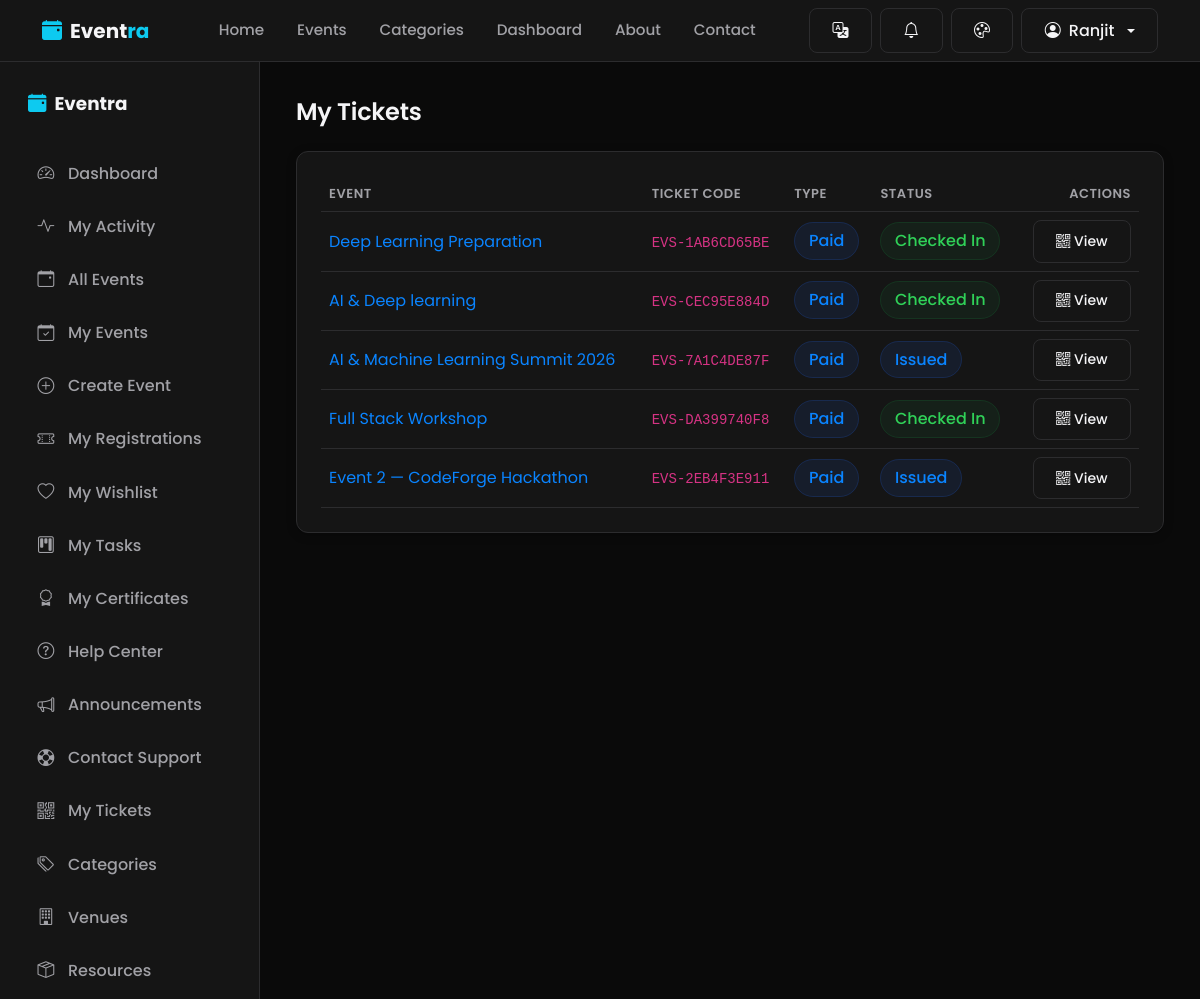
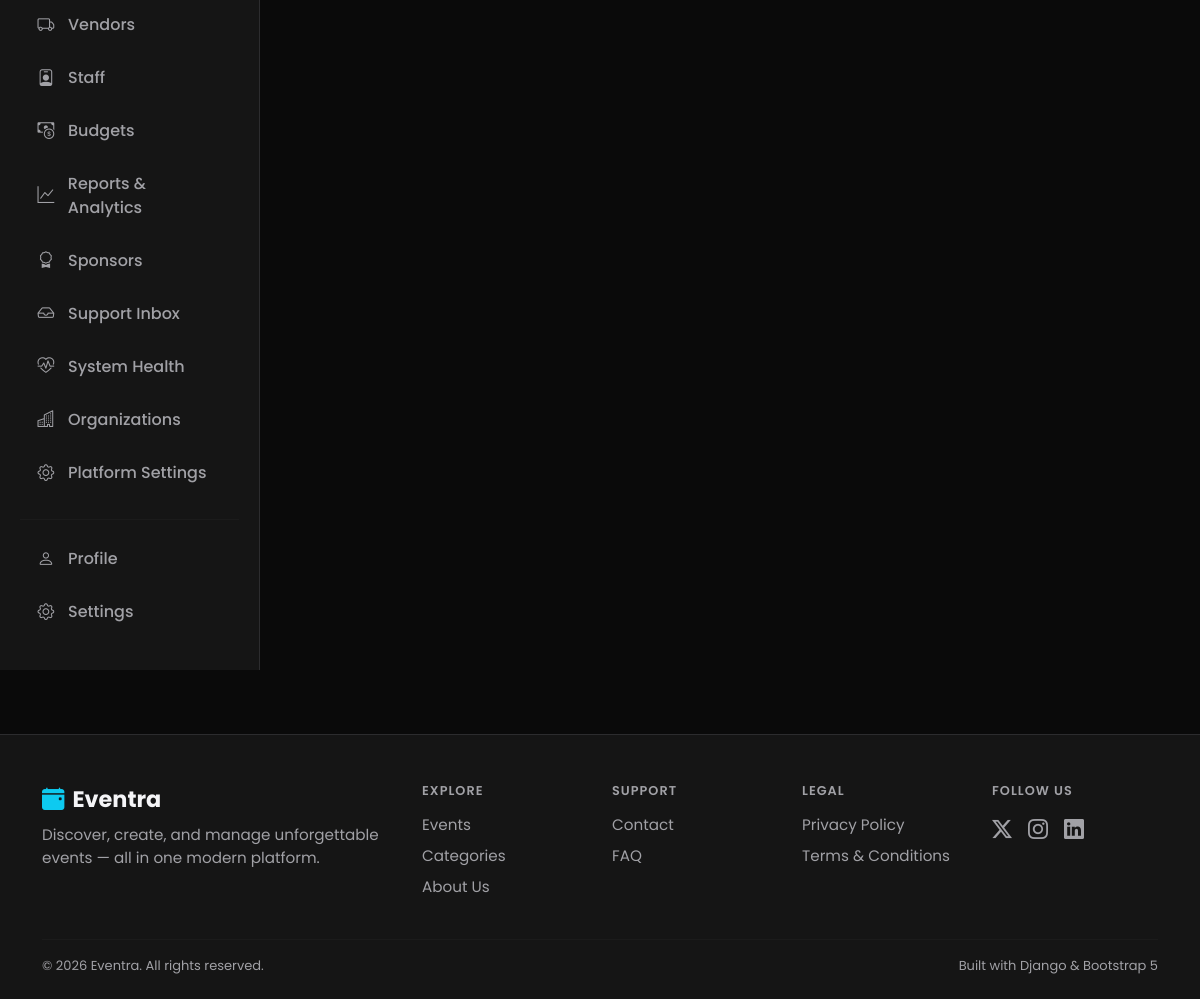
The page /tickets/ (signed in) on the database its author committed (2 pictures, top to bottom).
### users/models.py (models this page shows, shortened)
class User(AbstractUser):
    SUPER_ADMIN = 'super_admin'
    ORGANIZER = 'organizer'
    STAFF = 'staff'
    VENDOR = 'vendor'
    VOLUNTEER = 'volunteer'
    PARTICIPANT = 'participant'
    ROLE_CHOICES = (
        (SUPER_ADMIN, 'Super Admin'),
        (ORGANIZER, 'Organizer'),
        (STAFF, 'Staff'),
        (VENDOR, 'Vendor'),
        (VOLUNTEER, 'Volunteer'),
        (PARTICIPANT, 'Participant'),
    )
    SELF_SERVICE_ROLES = (ORGANIZER, VENDOR, VOLUNTEER, PARTICIPANT)
    role = models.CharField(
        max_length=20,
        choices=ROLE_CHOICES,
        default=PARTICIPANT,
        help_text="Determines which dashboard and permissions the user gets.",
    )
    phone_number = models.CharField(max_length=15, blank=True)
    bio = models.TextField(max_length=300, blank=True)
    profile_image = models.ImageField(upload_to='profile_images/', blank=True, null=True)
    is_organizer = models.BooleanField(
        default=False,
        help_text="Organizers can create and manage events. Kept for backward "
                   "compatibility; automatically kept in sync with `role`."
    )
    created_at = models.DateTimeField(auto_now_add=True)
    @property
    def is_super_admin(self):
        return self.role == self.SUPER_ADMIN or self.is_superuser
    @property
    def can_manage_events(self):
        return self.role in (self.SUPER_ADMIN, self.ORGANIZER, self.STAFF) or self.is_superuser

### tickets/models.py (models this page shows, shortened)
class Ticket(models.Model):
    TYPE_FREE = 'free'
    TYPE_PAID = 'paid'
    TYPE_VIP = 'vip'
    TICKET_TYPE_CHOICES = (
        (TYPE_FREE, 'Free'),
        (TYPE_PAID, 'Paid'),
        (TYPE_VIP, 'VIP'),
    )
    STATUS_ISSUED = 'issued'
    STATUS_CHECKED_IN = 'checked_in'
    STATUS_CANCELLED = 'cancelled'
    STATUS_REFUNDED = 'refunded'
    STATUS_CHOICES = (
        (STATUS_ISSUED, 'Issued'),
        (STATUS_CHECKED_IN, 'Checked In'),
        (STATUS_CANCELLED, 'Cancelled'),
        (STATUS_REFUNDED, 'Refunded'),
    )
    registration = models.OneToOneField(
        'events.Registration', on_delete=models.CASCADE, related_name='ticket'
    )
    ticket_code = models.CharField(max_length=20, unique=True, editable=False)
    ticket_type = models.CharField(max_length=10, choices=TICKET_TYPE_CHOICES, default=TYPE_FREE)
    qr_token = models.TextField(
        editable=False, blank=True,
        help_text="Signed payload (django.core.signing) encoded into the QR image. "
                   "Verifying it re-checks the signature, so a forged/edited token is rejected."
    )
    status = models.CharField(max_length=20, choices=STATUS_CHOICES, default=STATUS_ISSUED)
    issued_at = models.DateTimeField(auto_now_add=True)
    checked_in_at = models.DateTimeField(null=True, blank=True)
    checked_in_by = models.ForeignKey(
        settings.AUTH_USER_MODEL, on_delete=models.SET_NULL, null=True, blank=True,
        related_name='tickets_checked_in'
    )
    checked_out_at = models.DateTimeField(null=True, blank=True)
    checked_out_by = models.ForeignKey(
        settings.AUTH_USER_MODEL, on_delete=models.SET_NULL, null=True, blank=True,
        related_name='tickets_checked_out'
    )
    class Meta:
        ordering = ['-issued_at']
    @property
    def event(self):
        return self.registration.event

### events/models.py (models this page shows, shortened)
class Registration(models.Model):
    STATUS_CHOICES = (
        ('confirmed', 'Confirmed'),
        ('cancelled', 'Cancelled'),
    )
    event = models.ForeignKey(Event, on_delete=models.CASCADE, related_name='registrations')
    user = models.ForeignKey(
        settings.AUTH_USER_MODEL, on_delete=models.CASCADE, related_name='registrations'
    )
    status = models.CharField(max_length=20, choices=STATUS_CHOICES, default='confirmed')
    registered_at = models.DateTimeField(auto_now_add=True)
    class Meta:
        unique_together = ('event', 'user')
        ordering = ['-registered_at']

class Event(models.Model):
    STATUS_CHOICES = (
        ('draft', 'Draft'),
        ('published', 'Published'),
        ('cancelled', 'Cancelled'),
        ('completed', 'Completed'),
    )
    title = models.CharField(max_length=200)
    slug = models.SlugField(max_length=220, unique=True, blank=True)
    description = models.TextField()
    category = models.ForeignKey(
        Category, on_delete=models.SET_NULL, null=True, related_name='events'
    )
    organizer = models.ForeignKey(
        settings.AUTH_USER_MODEL, on_delete=models.CASCADE, related_name='organized_events'
    )
    location = models.CharField(
        max_length=255,
        help_text="Free-text venue/location name, used when no registered Venue is selected."
    )
    venue = models.ForeignKey(
        'venues.Venue', on_delete=models.SET_NULL, null=True, blank=True,
        related_name='events',
        help_text="Optional: link to a managed Venue for booking, conflict detection, and capacity checks."
    )
    organization = models.ForeignKey(
        'organizations.Organization', on_delete=models.SET_NULL, null=True, blank=True,
        related_name='events',
        help_text=(
            "Optional: which Organization (tenant) this event belongs to. Nullable and additive — "
            "existing events with no organization are unaffected. See organizations.models.Organization "
            "for the scope of what this field does and does not enforce."
        )
    )
    start_date = models.DateTimeField()
    end_date = models.DateTimeField()
    capacity = models.PositiveIntegerField(default=50)
    price = models.DecimalField(max_digits=8, decimal_places=2, default=0)
    image = models.ImageField(upload_to='event_images/', blank=True, null=True)
    status = models.CharField(max_length=20, choices=STATUS_CHOICES, default='published')
    created_at = models.DateTimeField(auto_now_add=True)
    updated_at = models.DateTimeField(auto_now=True)
    class Meta:
        ordering = ['-start_date']
    def get_absolute_url(self):
        return reverse('events:event_detail', kwargs={'slug': self.slug})

### tickets/views.py (the view)
# urls.py: path('', views.my_tickets, name='my_tickets'),
@login_required
def my_tickets(request):
    tickets = (
        Ticket.objects.filter(registration__user=request.user)
        .select_related('registration__event', 'registration__event__category')
        .order_by('-issued_at')
    )
    return render(request, 'tickets/my_tickets.html', {'tickets': tickets})

### currency/context_processors.py (called while the page is built)
def active_currency(request):
    return {
        'active_currency': get_active_currency(request),
        'available_currencies': Currency.objects.all(),
    }

### currency/models.py (called while the page is built)
    @classmethod
    def get_base(cls):
        return cls.objects.filter(is_base=True).first()

### currency/utils.py (called while the page is built)
def get_active_currency(request):
    code = request.session.get(SESSION_KEY)
    if code:
        currency = Currency.objects.filter(code=code).first()
        if currency:
            return currency
    base = Currency.get_base()
    if base:
        return base
    return Currency(code='INR', name='Indian Rupee', symbol='₹', rate_to_base=1, is_base=True)

### workflow/context_processors.py (called while the page is built)
def notifications(request):
    if not getattr(request, 'user', None) or not request.user.is_authenticated:
        return {}
    user_notifications = Notification.objects.filter(user=request.user)
    return {
        'nav_notifications': user_notifications[:6],
        'nav_unread_count': user_notifications.filter(is_read=False).count(),
    }

### templates/tickets/my_tickets.html (shortened to what this page needs)
{% extends 'base.html' %}
{% block content %}
<div class="dashboard-layout">
  {% include 'includes/sidebar.html' %}
  <div class="dashboard-main">
    <h2 class="mb-4">My Tickets</h2>
    <div class="glass-card p-4">
      {% if tickets %}
      <div class="table-responsive">
        <table class="table table-hover align-middle mb-0">
          <thead>
            <tr><th>Event</th><th>Ticket Code</th><th>Type</th><th>Status</th><th class="text-end">Actions</th></tr>
          </thead>
          <tbody>
            {% for ticket in tickets %}
            <tr>
              <td><a href="{{ ticket.event.get_absolute_url }}">{{ ticket.event.title }}</a></td>
              <td><code>{{ ticket.ticket_code }}</code></td>
              <td><span class="badge-soft {% if ticket.ticket_type == 'vip' %}accent{% endif %}">{{ ticket.get_ticket_type_display }}</span></td>
              <td>
                <span class="badge-soft {% if ticket.status == 'checked_in' %}success{% elif ticket.status == 'cancelled' or ticket.status == 'refunded' %}danger{% endif %}">
                  {{ ticket.get_status_display }}
                </span>
              </td>
              <td class="text-end">
                <a href="{% url 'tickets:ticket_detail' ticket.ticket_code %}" class="btn btn-sm btn-outline-light" title="View Ticket / QR"><i class="bi bi-qr-code"></i> View</a>
              </td>
            </tr>
            {% endfor %}
          </tbody>
        </table>
      </div>
      {% endif %}
    </div>
  </div>
</div>
{% endblock %}

### templates/includes/navbar.html (shortened to what this page needs)
{% load static i18n %}
<nav class="navbar navbar-expand-lg site-navbar sticky-top">
  <div class="container">
    <a class="navbar-brand fw-bold d-flex align-items-center gap-2" href="{% url 'pages:home' %}">
      <i class="bi bi-calendar-event-fill text-info"></i>
      <span>Event<span class="text-info">ra</span></span>
    </a>
    <div class="collapse navbar-collapse" id="mainNavbar">
      <ul class="navbar-nav mx-auto mb-2 mb-lg-0 gap-lg-1">
        <li class="nav-item"><a class="nav-link {% if request.resolver_match.view_name == 'pages:home' %}active{% endif %}" href="{% url 'pages:home' %}">{% trans "Home" %}</a></li>
        <li class="nav-item"><a class="nav-link" href="{% url 'events:event_list' %}">{% trans "Events" %}</a></li>
        <li class="nav-item"><a class="nav-link" href="{% url 'categories:category_list' %}">{% trans "Categories" %}</a></li>
        {% if user.is_authenticated %}
        <li class="nav-item"><a class="nav-link" href="{% url 'dashboard:dashboard' %}">{% trans "Dashboard" %}</a></li>
        {% endif %}
        <li class="nav-item"><a class="nav-link" href="{% url 'pages:about' %}">{% trans "About" %}</a></li>
        <li class="nav-item"><a class="nav-link" href="{% url 'pages:contact' %}">{% trans "Contact" %}</a></li>
      </ul>
      <div class="d-flex align-items-center gap-2">
        <div class="dropdown">
          <button class="btn btn-outline-light d-flex align-items-center gap-1" type="button" id="langSwitcherBtn" data-bs-toggle="dropdown" aria-expanded="false" title="{% trans 'Change language' %}">
            <i class="bi bi-translate"></i>
          </button>
        </div>
        {% if user.is_authenticated %}
        <div class="dropdown">
          <button class="btn btn-outline-light position-relative d-flex align-items-center" type="button" id="notifBellBtn" data-bs-toggle="dropdown" aria-expanded="false" title="Notifications">
            <i class="bi bi-bell"></i>
          </button>
        </div>
        {% endif %}
        <div class="dropdown">
          <button class="btn btn-outline-light d-flex align-items-center" type="button" id="themeSwitcherBtn" data-bs-toggle="dropdown" aria-expanded="false" title="Change theme">
            <i class="bi bi-palette"></i>
          </button>
        </div>
        {% if user.is_authenticated %}
          <div class="dropdown">
            <button class="btn btn-outline-light dropdown-toggle d-flex align-items-center gap-2" type="button" data-bs-toggle="dropdown" aria-expanded="false">
              <i class="bi bi-person-circle"></i> {{ user.first_name|default:user.username }}
            </button>
          </div>
        {% else %}
          <a href="{% url 'users:login' %}" class="btn btn-outline-light">{% trans "Login" %}</a>
          <a href="{% url 'users:signup' %}" class="btn btn-primary">{% trans "Sign Up" %}</a>
        {% endif %}
      </div>
    </div>
  </div>
</nav>

### static/css/style.css (style rules this page uses)
:root { --bg: #F7F7F8; --bg-elevated: #FFFFFF; --card: #FFFFFF; --card-hover: #F1F1F3; --input-bg: #FFFFFF; --input-bg-focus: #FFFFFF; --primary: #2563EB; --primary-hover: #1D4ED8; --secondary: #2563EB; --accent: #2563EB; --success: #16803C; --warning: #B7791F; --danger: #D92D20; --text: #111111; --text-muted: #6B6B6F; --text-faint: #8E8E93; --border: #E5E5E7; --radius: 12px; --radius-sm: 8px; --radius-lg: 16px; --shadow-soft: 0 8px 30px rgba(0, 0, 0, 0.06); --shadow-sm: 0 2px 10px rgba(0, 0, 0, 0.04); --space-1: 4px; --space-2: 8px; --space-3: 12px; --space-4: 16px; --space-5: 20px; --space-6: 24px; --space-8: 32px; --space-10: 40px; --space-12: 48px; --space-16: 64px; --fs-page-heading: 2.25rem; --fs-section-heading: 1.5rem; --fs-card-heading: 1.125rem; --fs-body: 0.95rem; --fs-secondary: 0.875rem; --fs-meta: 0.8125rem; }
* { box-sizing: border-box; }
html, body { height: 100%; }
body { background-color: var(--bg); color: var(--text); font-family: 'Poppins', -apple-system, BlinkMacSystemFont, 'Segoe UI', 'Helvetica Neue', Arial, sans-serif; min-height: 100vh; display: flex; flex-direction: column; transition: background-color 0.2s ease, color 0.2s ease; }
h1, h2, h3, h4, h5, h6 { font-weight: 600; letter-spacing: -0.01em; color: var(--text); }
h2 { font-size: var(--fs-section-heading); }
p, li { font-size: var(--fs-body); }
a { color: var(--primary); text-decoration: none; }
.glass-card { background: var(--card); border: 1px solid var(--border); border-radius: var(--radius); box-shadow: var(--shadow-sm); transition: transform 0.2s ease, box-shadow 0.2s ease, border-color 0.2s ease; }
.btn { border-radius: var(--radius-sm); font-weight: 500; padding: 0.6rem 1.4rem; transition: all 0.15s ease; }
.btn-outline-light { border-radius: var(--radius-sm); border-color: var(--border); color: var(--text); }
.badge-soft { background: rgba(37, 99, 235, 0.10); color: var(--primary); font-weight: 500; padding: 0.4em 0.85em; border-radius: 30px; border: 1px solid rgba(37, 99, 235, 0.18); }
.badge-soft.success { background: rgba(22, 128, 60, 0.10); color: var(--success); border-color: rgba(22, 128, 60, 0.2); }
.table { color: var(--text); border-color: var(--border); --bs-table-bg: transparent; }
.table > :not(caption) > * > * { background-color: transparent; border-bottom-color: var(--border); }
.table thead th { color: var(--text-muted); font-size: var(--fs-meta); font-weight: 600; text-transform: uppercase; letter-spacing: 0.04em; border-bottom: 1px solid var(--border); }
.site-navbar { background: var(--bg-elevated); border-bottom: 1px solid var(--border); transition: background-color 0.2s ease, border-color 0.2s ease; }
.site-navbar .navbar-brand, .site-navbar .navbar-brand span:not([class*="text-"]) { color: var(--text); }
.site-navbar .nav-link { color: var(--text-muted); font-weight: 500; padding: 0.55rem 0.9rem !important; }
.navbar-brand span { transition: color 0.2s ease; }
.nav-link { position: relative; }

### static/css/dashboard.css (style rules this page uses)
.dashboard-layout { display: flex; min-height: calc(100vh - 76px); }
.dashboard-main { flex: 1; padding: 2.25rem; min-width: 0; }

### static/css/themes.css (style rules this page uses)
html[data-theme="dark"] { --bg: #0A0A0A; --bg-elevated: #151515; --card: #151515; --card-hover: #1C1C1E; --input-bg: #1C1C1E; --input-bg-focus: #202022; --primary: #0A84FF; --primary-hover: #3D9BFF; --secondary: #0A84FF; --accent: #0A84FF; --success: #30D158; --warning: #FFD60A; --danger: #FF453A; --text: #F5F5F7; --text-muted: #A1A1A6; --text-faint: #8E8E93; --border: #2C2C2E; --shadow-soft: 0 8px 30px rgba(0, 0, 0, 0.35); --shadow-sm: 0 2px 10px rgba(0, 0, 0, 0.25); }

### rows shown on the page
User: first_name "Ranjit"
Ticket: event "Deep Learning Preparation", ticket_code "EVS-1AB6CD65BE", ticket_type "Paid", status "Checked In"
Ticket: event "AI & Deep learning", ticket_code "EVS-CEC95E884D", ticket_type "Paid", status "Checked In"
Ticket: event "AI & Machine Learning Summit 2026", ticket_code "EVS-7A1C4DE87F", ticket_type "Paid", status "Issued"
Ticket: event "Full Stack Workshop", ticket_code "EVS-DA399740F8", ticket_type "Paid", status "Checked In"
Ticket: event "Event 2 — CodeForge Hackathon", ticket_code "EVS-2EB4F3E911", ticket_type "Paid", status "Issued"
